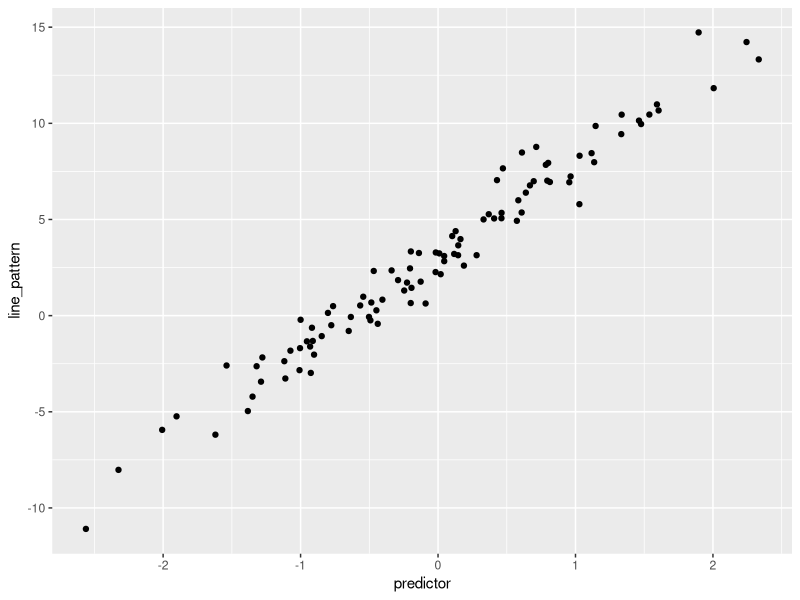
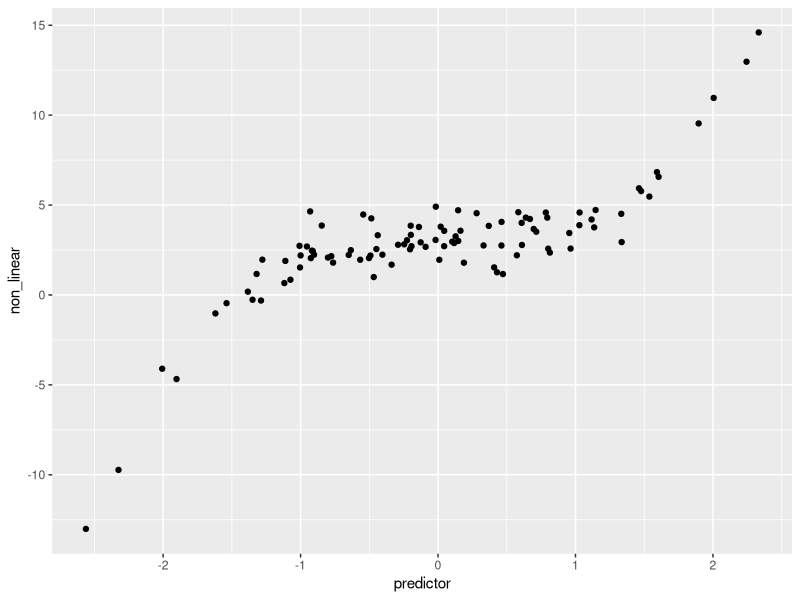
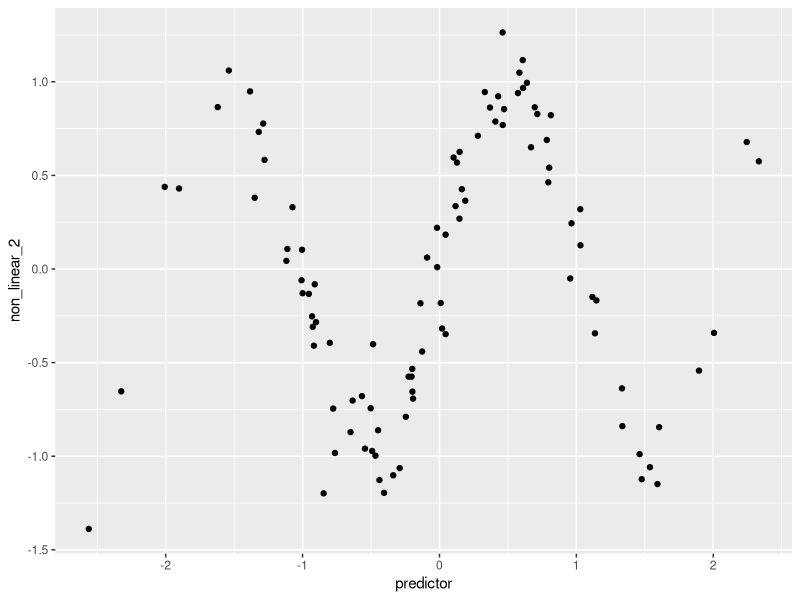
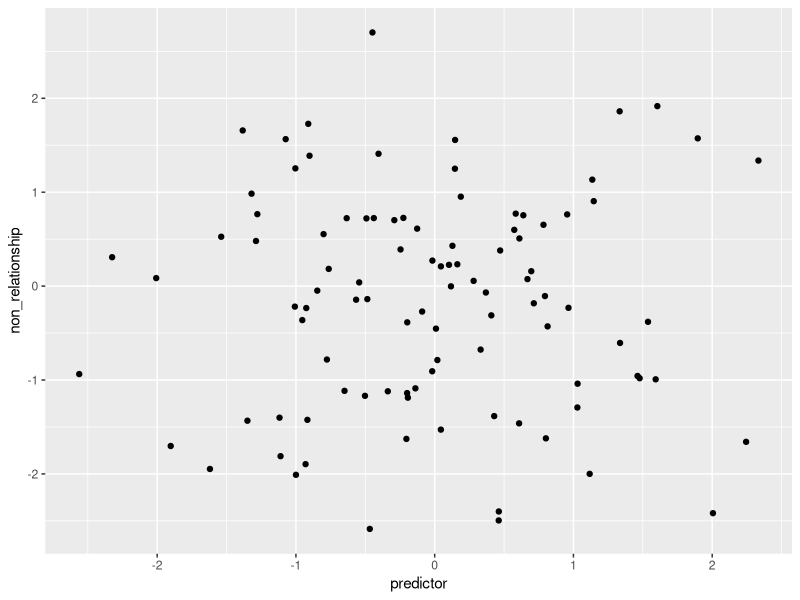
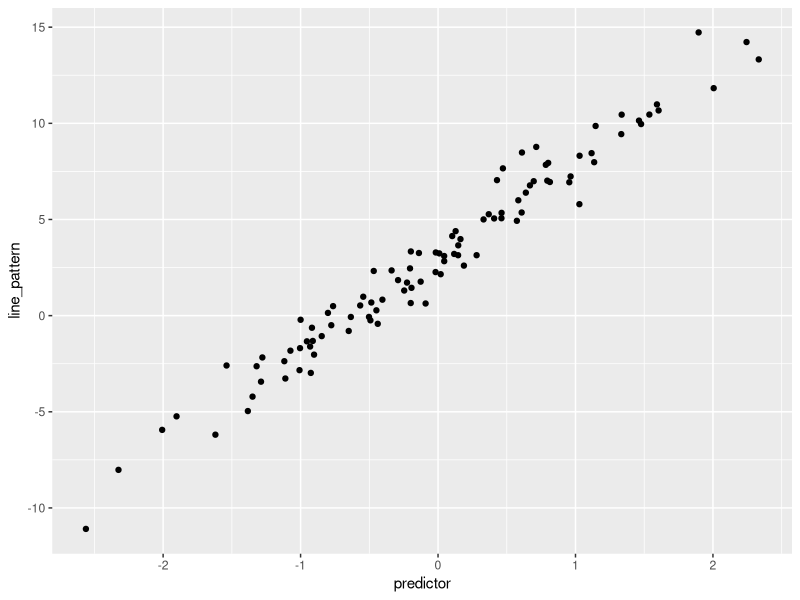
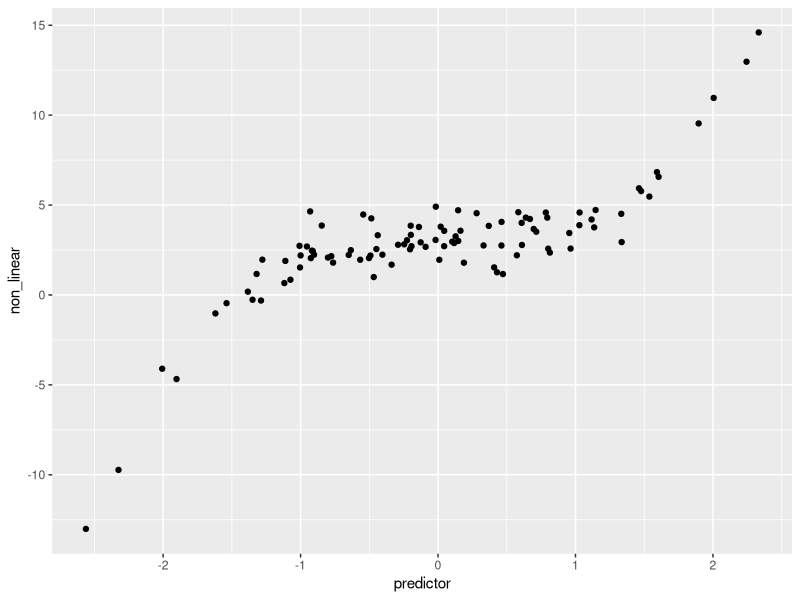
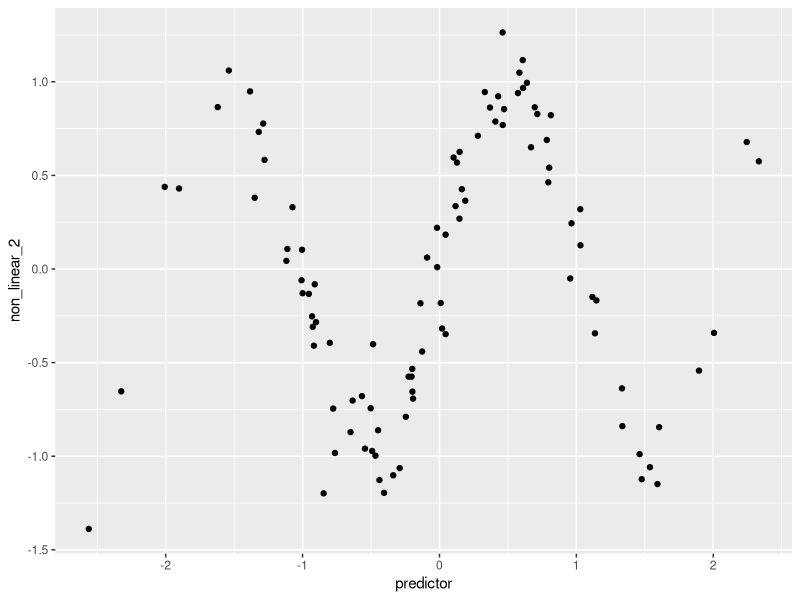
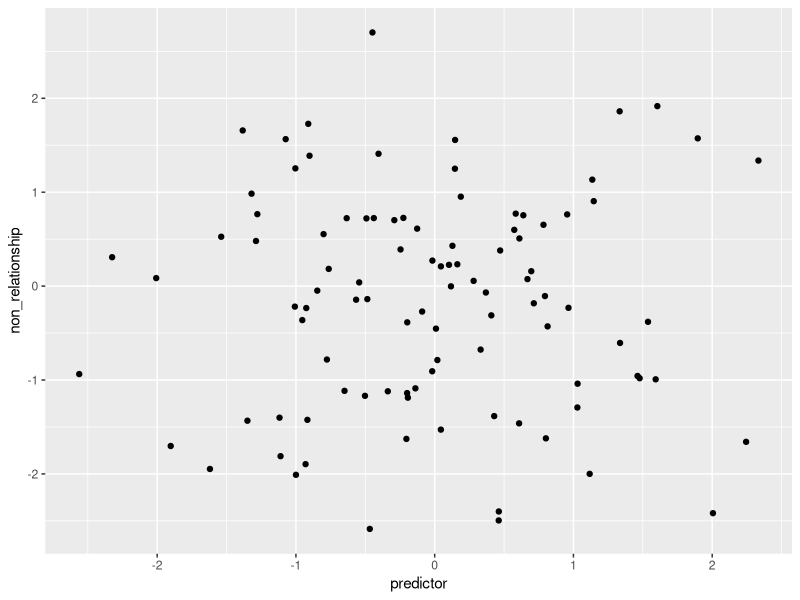

The R source for these figures, in order:
# Relationship between numeric variables
# Only plotting this session
library(ggplot2)
library(tibble)
library(dplyr)

# Create a data frame
df <- tibble(predictor = rnorm(100))

# Case 1: Plotting a single line
df <- df %>% mutate(
    line_pattern = 5 * predictor + 3 + rnorm(100)
)

line_plot <- df %>% 
    ggplot(aes(x = predictor, y = line_pattern)) +
    geom_point()

ggsave("plots/line_plot.png", line_plot, width = 10, height = 10)
line_plot

# Case 2: Non linear relationship
df <- df %>% mutate(
    non_linear = predictor^3 + 3 + rnorm(100)
)

non_linear_plot <- df %>% 
    ggplot(aes(x = predictor, y = non_linear)) +
    geom_point()

ggsave("plots/non_linear_plot.png", non_linear_plot, width = 10, height = 10)
non_linear_plot

# Case 3: Another non linear relationship
df <- df %>% mutate(
    non_linear_2 = sin(3*predictor) + rnorm(100, sd=0.2)
)

non_linear_plot_2 <- df %>% 
    ggplot(aes(x = predictor, y = non_linear_2)) +
    geom_point()

ggsave("plots/non_linear_plot_2.png", non_linear_plot_2, width = 10, height = 10)
non_linear_plot_2

# Case 4: Non relationship
df <- df %>% mutate(
    non_relationship = rnorm(100)
)

non_relationship_plot <- df %>% 
    ggplot(aes(x = predictor, y = non_relationship)) +
    geom_point()

ggsave("plots/non_relationship_plot.png", non_relationship_plot, width = 10, height = 10)
non_relationship_plot

# Measuring the relationship using correlation
# Correlantion varies between -1 and 1
correlations_pearson <- df %>% summarise(
        cor_line = cor(predictor, line_pattern, method="pearson"),
        cor_non_linear = cor(predictor, non_linear, method="pearson"),
        cor_non_linear_2 = cor(predictor, non_linear_2, method="pearson"),
        cor_non_relationship = cor(predictor, non_relationship, method="pearson"),
    )

names(correlations_pearson) <- c("Line", "Non linear", "Non linear 2", "Non relationship")
correlations_pearson

# Correlation using Spearman
correlations_spearman <- df %>% 
    summarise(
        cor_line = cor(predictor, line_pattern, method="spearman"),
        cor_non_linear = cor(predictor, non_linear, method="spearman"),
        cor_non_linear_2 = cor(predictor, non_linear_2, method="spearman"),
        cor_non_relationship = cor(predictor, non_relationship, method="spearman")
    )

names(correlations_spearman) <- c("Line", "Non linear", "Non linear 2", "Non relationship")
correlations_spearman

# Alternative way to compute correlations
cor(df)

# Adding hypothesis testing to correlations using Pearson
# H0: No hay correlacion (r = 0) vs H1: Hay correlacion (r != 1)
correlations_pearson <- df %>% 
    summarise(
        cor_line_min = cor.test(predictor, line_pattern, method="pearson")$conf.int[1],
        cor_line = cor.test(predictor, line_pattern, method="pearson")$estimate,
        cor_line_max = cor.test(predictor, line_pattern, method="pearson")$conf.int[2],
        cor_line_pvalue = cor.test(predictor, line_pattern, method="pearson")$p.value,
        cor_non_linear_min = cor.test(predictor, non_linear, method="pearson")$conf.int[1],
        cor_non_linear = cor.test(predictor, non_linear, method="pearson")$estimate,
        cor_non_linear_max = cor.test(predictor, non_linear, method="pearson")$conf.int[2],
        cor_non_linear_pvalue = cor.test(predictor, non_linear, method="pearson")$p.value,
        cor_non_linear2_min = cor.test(predictor, non_linear_2, method="pearson")$conf.int[1],
        cor_non_linear2 = cor.test(predictor, non_linear_2, method="pearson")$estimate,
        cor_non_linear2_max = cor.test(predictor, non_linear_2, method="pearson")$conf.int[2],
        cor_non_linear2_pvalue = cor.test(predictor, non_linear_2, method="pearson")$p.value,
        cor_non_relationship_min = cor.test(predictor, non_relationship, method="pearson")$conf.int[1],
        cor_non_relationship = cor.test(predictor, non_relationship, method="pearson")$estimate,
        cor_non_relationship_max = cor.test(predictor, non_relationship, method="pearson")$conf.int[2],
        cor_non_relationship_pvalue = cor.test(predictor, non_relationship, method="pearson")$p.value
    )
# Make a tibble 1x16 to 4x4
correlations_pearson <- matrix(unlist(correlations_pearson[,1:16]), 4, 4, byrow = TRUE) %>% 
    as_tibble() %>% 
    rename(
        "Lower Limit" = V1,
        "Estimate" = V2,
        "Upper Limit" = V3,
        "PValue" = V4
    )

# Add a column with the name of the correlation
correlations_pearson <- correlations_pearson %>% 
    mutate(
        n = c("Line", "Non linear", "Non linear 2", "Non relationship")
    )

# Using colum as row names
correlations_pearson <- correlations_pearson %>% 
    column_to_rownames("n")
correlations_pearson

cor.test(df$predictor, df$line_pattern)
